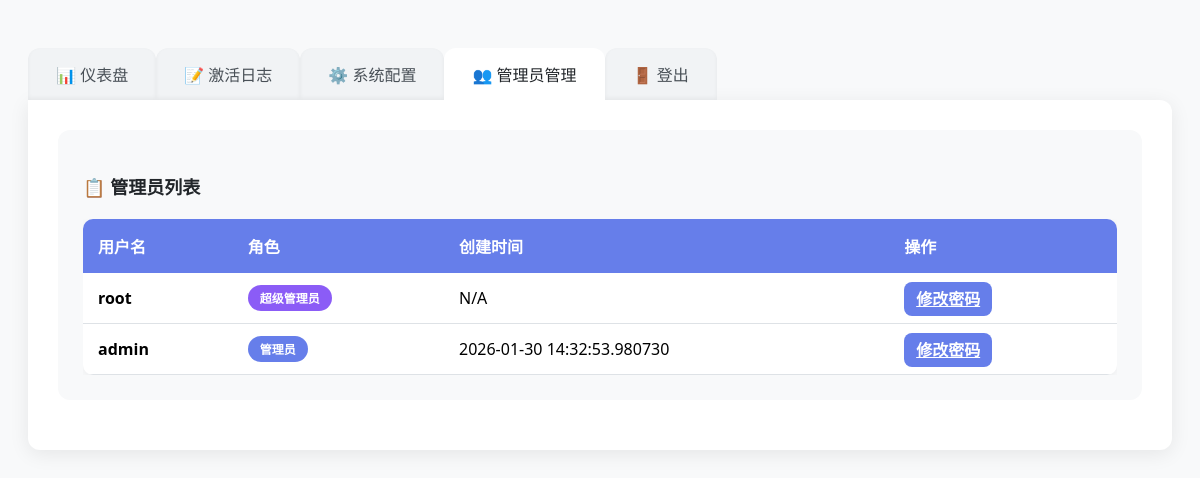
/admin_list (signed in), run on the app's committed database.
### models.py (models this page shows)
class AdminUser(Base):
    __tablename__ = 'admin_users'
    id = Column(Integer, primary_key=True, index=True)
    username = Column(String(50), unique=True, nullable=False)
    password_hash = Column(String(64))  # SHA256
    salt = Column(String(120))  # salt字段
    role = Column(String(20), default='admin')  # admin 或 super
    created_at = Column(String(30))  # 创建时间

### dashboard.py (the view)
@app.route('/admin_list')
def admin_list():
    if 'admin' not in session:
        return redirect('/login')
    session_db = SessionLocal()
    try:
        admins = session_db.query(AdminUser).all()
        current_role = session.get('admin_role')
        if current_role == 'admin':
            admins = [a for a in admins if a.role != 'super']
        return render_template('admin_list.html', admins=admins, current_role=current_role)
    finally:
        session_db.close()

### templates/admin_list.html (shortened to what this page needs)
<!DOCTYPE html>
<html lang="zh">
<head>
</head>
<body>
    <div class="form-wrapper">
        <div class="tabs">
            <a href="/dashboard" class="tab">📊 仪表盘</a>
            <a href="/logs" class="tab">📝 激活日志</a>
            {% if current_role == 'super' %}
            <a href="http://{{ request.host.split(':')[0] }}:9999" class="tab">⚙️ 系统配置</a>
            {% else %}
            <a href="/config" class="tab">⚙️ 系统配置</a>
            {% endif %}
            <a href="/admin_list" class="tab active">👥 管理员管理</a>
            <a href="/logout" class="tab">🚪 登出</a>
        </div>
        <div class="form-container">
            <div class="card">
                <h3>📋 管理员列表</h3>
                <div class="table-responsive">
                    <table class="table">
                        <thead>
                            <tr>
                                <th>用户名</th>
                                <th>角色</th>
                                <th>创建时间</th>
                                <th>操作</th>
                            </tr>
                        </thead>
                         <tbody>
                             {% for a in admins %}
                             <tr>
                                 <td><strong>{{ a.username }}</strong></td>
                                 <td>
                                     <span class="badge {% if a.role == 'super' %}badge-super{% else %}badge-admin{% endif %}">
                                         {{ '超级管理员' if a.role == 'super' else '管理员' }}
                                     </span>
                                 </td>
                                 <td>{{ a.created_at if a.created_at else 'N/A' }}</td>
                                 <td>
                                     <a href="/change_password?username={{ a.username }}" class="btn btn-primary btn-sm">
                                         修改密码
                                     </a>
                                 </td>
                             </tr>
                             {% endfor %}
                         </tbody>
                    </table>
                </div>
            </div>
        </div>
    </div>
</body>
</html>

### templates/admin_list.html (style rules this page uses)
body { font-family: 'Segoe UI', system-ui, sans-serif; background-color: #f8f9fa; display: flex; justify-content: center; padding: 40px 20px; }
.form-wrapper { width: 100%; max-width: 1400px; }
.tabs { display: flex; position: relative; z-index: 2; margin-bottom: 0; }
.tab { padding: 14px 28px; background: #f1f3f5; cursor: pointer; border-radius: 12px 12px 0 0; transition: all 0.3s cubic-bezier(0.4, 0, 0.2, 1); font-weight: 500; color: #495057; border: none; position: relative; margin-right: 0; box-shadow: inset 0 -2px 4px rgba(0,0,0,0.05); text-decoration: none; }
.tab::after { content: ''; position: absolute; bottom: 0; left: 0; width: 100%; height: 2px; background: transparent; opacity: 0; transition: inherit; }
.tab.active { background: white; color: #212529; box-shadow: none; transform: translateY(0); z-index: 3; }
.tab.active::after { opacity: 1; bottom: 0; background: white; height: 2px; }
.form-container { background: white; border-radius: 0 12px 12px 12px; padding: 30px; box-shadow: 0 4px 20px rgba(0,0,0,0.08); position: relative; z-index: 1; margin-top: 0; border-top: none; }
.card { background: #f8f9fa; border-radius: 12px; padding: 25px; margin-bottom: 20px; }
.card h3 { color: #212529; font-size: 18px; font-weight: 600; margin-bottom: 20px; }
.table-responsive { overflow-x: auto; }
.table { width: 100%; border-collapse: collapse; background: white; border-radius: 10px; overflow: hidden; box-shadow: 0 2px 8px rgba(0,0,0,0.05); }
.table th { background: #667eea; color: white; padding: 15px; font-weight: 600; text-align: left; }
.table td { padding: 12px 15px; border-bottom: 1px solid #dee2e6; }
.badge { display: inline-block; padding: 4px 12px; border-radius: 20px; font-size: 12px; font-weight: 600; color: white; }
.badge-admin { background: #667eea; }
.badge-super { background: #8b5cf6; }
.btn { padding: 6px 12px; border: none; border-radius: 8px; font-weight: 600; cursor: pointer; transition: all 0.3s ease; margin-right: 5px; }
.btn-primary { background: #667eea; color: white; }

### data on the page
AdminUser: username "root", role "超级管理员", created_at "N/A"
AdminUser: username "admin", role "管理员", created_at "2026-01-30 14:32:53.980730"
